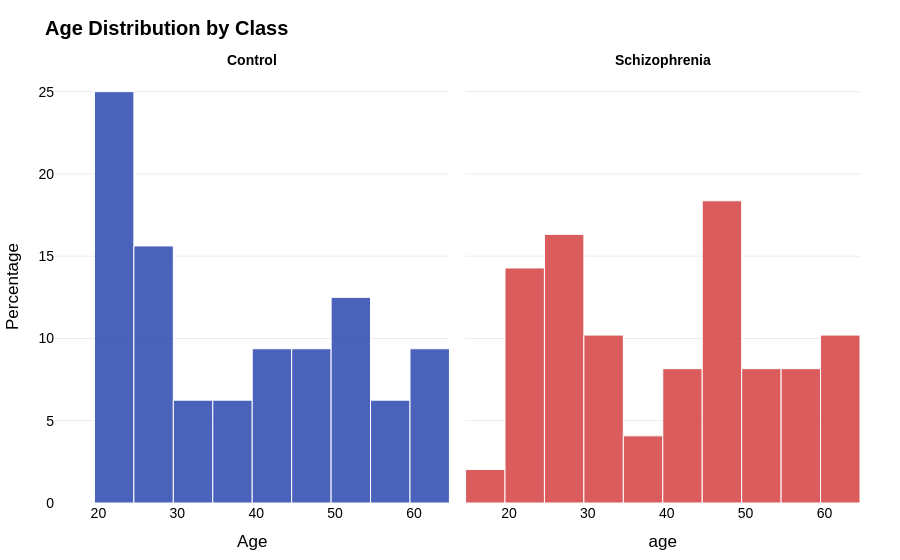

This figure's notebook cell:
### Markdown cell above
### **Age Distribution by Class**

### Code cell
fig = px.histogram(
    subject_demo_pdf,
    x="age",
    facet_col="label_name",   
    nbins=10,
    histnorm="percent",
    color="label_name",
    color_discrete_map=CLASS_COLOR_MAP,
    category_orders={"label_name": label_order}
)

fig = apply_layout(
    fig,
    "Age Distribution by Class",
    "Age",
    "Percentage"
)

fig.update_layout(showlegend=False)

fig.for_each_annotation(
    lambda a: a.update(
        text=f"<b>{a.text.split('=')[-1]}</b>",
        font=dict(color="black")
    )
)

fig.update_traces(
    opacity=0.9,
    marker_line_color="white",
    marker_line_width=1
)

fig.show()

### Figure 1 — Plotly figure (JSON) as saved in the notebook; plotly's stock layout.template omitted (floating-point values rounded to 4 significant figures)
{"data": [{"bingroup": "x", "histnorm": "percent", "hovertemplate": "label_name=Control<br>age=%{x}<br>percent=%{y}<extra></extra>", "legendgroup": "Control", "marker": {"color": "#3852B4", "line": {"color": "white", "width": 1}, "pattern": {"shape": ""}}, "name": "Control", "nbinsx": 10, "opacity": 0.9, "orientation": "v", "showlegend": true, "type": "histogram", "x": [44.0, 39.0, 53.0, 52.0, 41.0, 47.0, 61.0, 45.0, 25.0, 53.0, 44.0, 28.0, 56.0, 23.0, 24.0, 60.0, 23.0, 31.0, 38.0, 32.0, 45.0, 56.0, 26.0, 24.0, 22.0, 23.0, 53.0, 23.0, 25.0, 22.0, 63.0, 27.0], "xaxis": "x", "yaxis": "y"}, {"bingroup": "x", "histnorm": "percent", "hovertemplate": "label_name=Schizophrenia<br>age=%{x}<br>percent=%{y}<extra></extra>", "legendgroup": "Schizophrenia", "marker": {"color": "#D84B4B", "line": {"color": "white", "width": 1}, "pattern": {"shape": ""}}, "name": "Schizophrenia", "nbinsx": 10, "opacity": 0.9, "orientation": "v", "showlegend": true, "type": "histogram", "x": [44.0, 54.0, 60.0, 46.0, 48.0, 50.0, 37.0, 61.0, 59.0, 49.0, 56.0, 57.0, 53.0, 60.0, 26.0, 23.0, 46.0, 45.0, 49.0, 47.0, 51.0, 40.0, 41.0, 21.0, 22.0, 29.0, 33.0, 30.0, 25.0, 29.0, 25.0, 22.0, 27.0, 24.0, 43.0, 23.0, 47.0, 26.0, 19.0, 24.0, 63.0, 60.0, 49.0, 32.0, 28.0, 32.0, 37.0, 33.0, 56.0], "xaxis": "x2", "yaxis": "y2"}], "layout": {"annotations": [{"font": {"color": "black"}, "showarrow": false, "text": "<b>Control</b>", "x": 0.245, "xanchor": "center", "xref": "paper", "y": 1, "yanchor": "bottom", "yref": "paper"}, {"font": {"color": "black"}, "showarrow": false, "text": "<b>Schizophrenia</b>", "x": 0.755, "xanchor": "center", "xref": "paper", "y": 1, "yanchor": "bottom", "yref": "paper"}], "barmode": "relative", "font": {"color": "black", "family": "Arial", "size": 14}, "legend": {"title": {"text": ""}, "tracegroupgap": 0}, "margin": {"b": 40, "l": 40, "r": 40, "t": 70}, "paper_bgcolor": "white", "plot_bgcolor": "white", "showlegend": false, "title": {"font": {"color": "black"}, "text": "<b>Age Distribution by Class</b>", "x": 0.05, "xanchor": "left"}, "xaxis": {"anchor": "y", "color": "black", "domain": [0, 0.49], "showgrid": false, "title": {"text": "Age"}, "zeroline": false}, "xaxis2": {"anchor": "y2", "color": "black", "domain": [0.51, 1], "matches": "x", "showgrid": false, "title": {"text": "age"}, "zeroline": false}, "yaxis": {"anchor": "x", "color": "black", "domain": [0, 1], "gridcolor": "rgba(0,0,0,0.08)", "showgrid": true, "title": {"text": "Percentage"}, "zeroline": false}, "yaxis2": {"anchor": "x2", "color": "black", "domain": [0, 1], "gridcolor": "rgba(0,0,0,0.08)", "matches": "y", "showgrid": true, "showticklabels": false, "zeroline": false}}}
